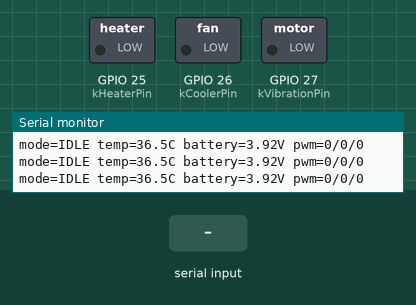
Simulated run of this program. Board: ESP32. On the bench: switched loads named in the program (green lamp = pin HIGH), the last lines printed to the serial monitor. The inputs (shaded band) are chosen by the test bench.

Above: at 1.2 s.
1.3 s: "heat\n" received over Serial
At 2.6 s:
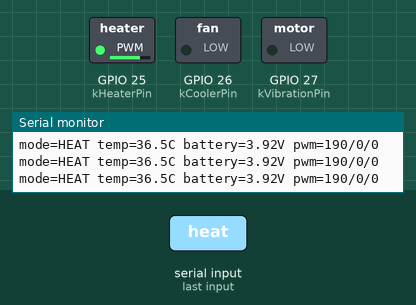
3.0 s: "cool\n" received over Serial
At 3.7 s:
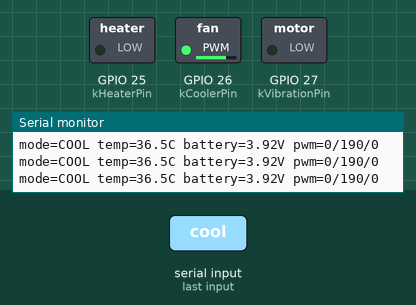
4.5 s: "vibe\n" received over Serial
At 4.9 s:
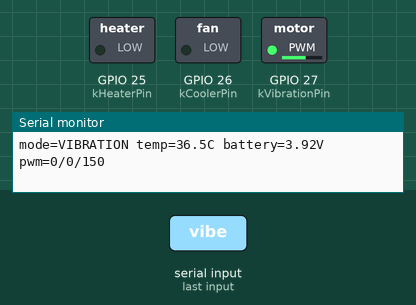
6.0 s: "combined\n" received over Serial
At 7.3 s:
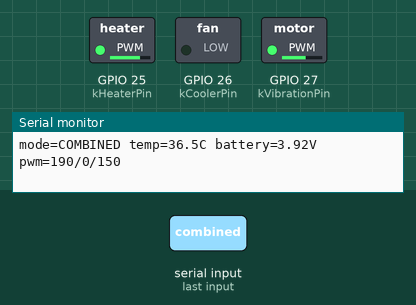
Timing chart, 0 to 8.5 s (numbered marks = the images above; inputs shaded):
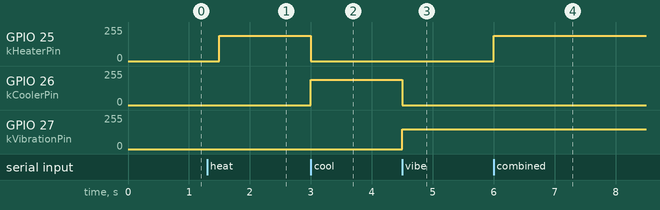

The program:

main.cpp
```cpp
#include <Arduino.h>

#include "controller.h"

namespace {
constexpr uint8_t kHeaterPin = 25;
constexpr uint8_t kCoolerPin = 26;
constexpr uint8_t kVibrationPin = 27;
constexpr uint32_t kControlPeriodMs = 250;
TherapyController controller;
uint32_t lastUpdate = 0;

Telemetry readTelemetry() {
  // Replace these bring-up values with thermistor and BMS driver readings.
  return {36.5F, 3.92F, true};
}

void applyOutputs(const Outputs& outputs) {
  analogWrite(kHeaterPin, outputs.heaterDuty);
  analogWrite(kCoolerPin, outputs.coolerDuty);
  analogWrite(kVibrationPin, outputs.vibrationDuty);
}

void handleCommand(String command) {
  command.trim();
  command.toLowerCase();
  if (command == "heat") controller.requestMode(DeviceMode::HEAT);
  else if (command == "cool") controller.requestMode(DeviceMode::COOL);
  else if (command == "vibe") controller.requestMode(DeviceMode::VIBRATION);
  else if (command == "combined") controller.requestMode(DeviceMode::COMBINED);
  else if (command == "idle") controller.requestMode(DeviceMode::IDLE);
  else if (command == "reset") controller.resetFault();
}
}  // namespace

void setup() {
  Serial.begin(115200);
  pinMode(kHeaterPin, OUTPUT);
  pinMode(kCoolerPin, OUTPUT);
  pinMode(kVibrationPin, OUTPUT);
  Serial.println("Therapy controller ready. Commands: heat, cool, vibe, combined, idle, reset");
}

void loop() {
  if (Serial.available()) handleCommand(Serial.readStringUntil('\n'));
  if (millis() - lastUpdate < kControlPeriodMs) return;
  lastUpdate = millis();
  const Telemetry telemetry = readTelemetry();
  const Outputs outputs = controller.update(telemetry);
  applyOutputs(outputs);
  Serial.printf("mode=%s temp=%.1fC battery=%.2fV pwm=%u/%u/%u", modeName(controller.mode()), telemetry.skinTemperatureC,
                telemetry.batteryVoltage, outputs.heaterDuty, outputs.coolerDuty, outputs.vibrationDuty);
  if (controller.mode() == DeviceMode::FAULT) Serial.printf(" fault=%s", controller.faultReason());
  Serial.println();
}
```

controller.h
```cpp
#pragma once

#include <Arduino.h>

enum class DeviceMode {
  IDLE,
  HEAT,
  COOL,
  VIBRATION,
  COMBINED,
  FAULT
};

struct Telemetry {
  float skinTemperatureC;
  float batteryVoltage;
  bool sensorValid;
};

struct Outputs {
  uint8_t heaterDuty;
  uint8_t coolerDuty;
  uint8_t vibrationDuty;
};

class TherapyController {
 public:
  TherapyController();

  void requestMode(DeviceMode requested);
  void resetFault();
  Outputs update(const Telemetry& telemetry);
  DeviceMode mode() const;
  const char* faultReason() const;

 private:
  DeviceMode mode_;
  bool faultLatched_;
  const char* faultReason_;

  void latchFault(const char* reason);
};

const char* modeName(DeviceMode mode);
```

controller.cpp
```cpp
#include "controller.h"

namespace {
constexpr float kThermalCutoffC = 44.0F;
constexpr float kMinimumTemperatureC = 5.0F;
constexpr float kMaximumTemperatureC = 50.0F;
constexpr float kLowBatteryV = 3.35F;
constexpr float kHeatFloorC = 38.0F;
constexpr float kHeatCeilingC = 42.0F;
constexpr float kCoolFloorC = 18.0F;
constexpr float kCoolCeilingC = 22.0F;
}  // namespace

TherapyController::TherapyController()
    : mode_(DeviceMode::IDLE), faultLatched_(false), faultReason_("") {}

void TherapyController::requestMode(DeviceMode requested) {
  if (!faultLatched_) mode_ = requested;
}

void TherapyController::resetFault() {
  faultLatched_ = false;
  faultReason_ = "";
  mode_ = DeviceMode::IDLE;
}

void TherapyController::latchFault(const char* reason) {
  faultLatched_ = true;
  faultReason_ = reason;
  mode_ = DeviceMode::FAULT;
}

Outputs TherapyController::update(const Telemetry& telemetry) {
  Outputs outputs = {0, 0, 0};
  if (!telemetry.sensorValid || telemetry.skinTemperatureC < kMinimumTemperatureC || telemetry.skinTemperatureC > kMaximumTemperatureC) {
    latchFault("temperature sensor invalid");
  } else if (telemetry.skinTemperatureC >= kThermalCutoffC) {
    latchFault("thermal cutoff reached");
  } else if (telemetry.batteryVoltage < kLowBatteryV &&
             (mode_ == DeviceMode::HEAT || mode_ == DeviceMode::COOL || mode_ == DeviceMode::COMBINED)) {
    latchFault("battery too low for thermal mode");
  }
  if (faultLatched_) return outputs;
  if (mode_ == DeviceMode::HEAT || mode_ == DeviceMode::COMBINED) {
    outputs.heaterDuty = telemetry.skinTemperatureC < kHeatFloorC ? 190 : telemetry.skinTemperatureC < kHeatCeilingC ? 70 : 0;
  }
  if (mode_ == DeviceMode::COOL) {
    outputs.coolerDuty = telemetry.skinTemperatureC > kCoolCeilingC ? 190 : telemetry.skinTemperatureC > kCoolFloorC ? 70 : 0;
  }
  if (mode_ == DeviceMode::VIBRATION || mode_ == DeviceMode::COMBINED) outputs.vibrationDuty = 150;
  return outputs;
}

DeviceMode TherapyController::mode() const { return mode_; }
const char* TherapyController::faultReason() const { return faultReason_; }

const char* modeName(DeviceMode mode) {
  switch (mode) {
    case DeviceMode::IDLE: return "IDLE";
    case DeviceMode::HEAT: return "HEAT";
    case DeviceMode::COOL: return "COOL";
    case DeviceMode::VIBRATION: return "VIBRATION";
    case DeviceMode::COMBINED: return "COMBINED";
    case DeviceMode::FAULT: return "FAULT";
  }
  return "UNKNOWN";
}
```

Measured:
- after the input at 1.3 s, GPIO 25 (kHeaterPin): 0/255 → 190/255 after 0.20 s
- after the input at 3.0 s, GPIO 25 (kHeaterPin): 190/255 → 0/255 at once; GPIO 26 (kCoolerPin): 0/255 → 190/255 at once
- after the input at 4.5 s, GPIO 26 (kCoolerPin): 190/255 → 0/255 at once; GPIO 27 (kVibrationPin): 0/255 → 150/255 at once
- after the input at 6.0 s, GPIO 25 (kHeaterPin): 0/255 → 190/255 at once
